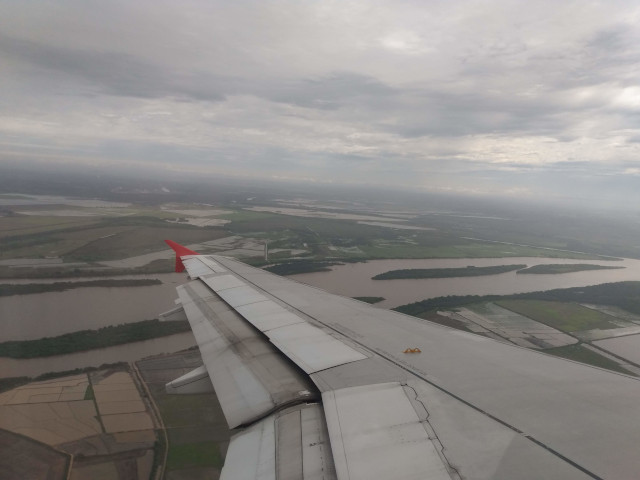
//> input picture unidade1/aviao_3.jpg, 640 x 480 px
$ ./1 ../aviao_3.jpg 100   (built with g++ and OpenCV 4)
//> lines starting //> are read from the running program, lines starting //| are printed output that depends on the picture
/***********************************************************************************************/
/******* PROGRAMA PARA REALIZAR SUAVIZAÇÃO SELETIVA DE IMAGENS BASEADO DETECÇÃO DE BORDA *******/
/* O PROGRAMA APLICA UMA SUAVIZAÇÃO FORTE NOS PIXEIS QUE NÃO CLASSIFICADOS COMO PIXEL DE BORDA */
/* E UMA SUAVIZAÇÃO SUAVE CASO CONTRARIO */
/***********************************************************************************************/
#include <string>
#include <opencv2/opencv.hpp>

// using namespace cv;
using namespace std;

#define MEDIA_SIZE 10.0

void convFilter(const cv::Mat &src, cv::Mat &dest, const cv::Mat &mask);
void selectiveFiltering(const cv::Mat &src, cv::Mat &dest, const float &edge_threshold = 200);

int main(int argc, char **argv)
{
    cv::Mat img, result;
    float edge_threshold;

    if(argc != 3)
    {
        std::cout << "Quando de argumentos inferior ao esperado\n";
        std::cout << "Entrada esperada:\n";
        std::cout << "./q1 imagem_path edge_threshold\n";
        return -1;
    }

    edge_threshold = fabs(std::stof(argv[2]));

    img = cv::imread(argv[1], CV_LOAD_IMAGE_GRAYSCALE);
//> img: 480 rows x 640 cols, CV_8UC1; min 17, max 251, mean 136.7
    if (!img.data)
    {
        std::cerr << "Erro ao carregar imagem\n";
        return -1;
    }

    std::cout << "Aplicando o filtro...\n";
    selectiveFiltering(img, result, edge_threshold);
//> the loop in convFilter, `for (int y = mask.rows / 2; y < (src.rows - mask.rows / 2); y++)` made 478 passes
//> sum on passes 1 to 3: 214.9, 215.1, 215.4
//> after the loop in convFilter, `for (int y = mask.rows / 2; y < (src.rows - mask.rows / 2); y++)`: sum = 119.1
//> the loop in convFilter (call 2), `for (int y = mask.rows / 2; y < (src.rows - mask.rows / 2); y++)` made 478 passes
//> sum on passes 1 to 3: -646, -863, -864
//> after the loop in convFilter (call 2), `for (int y = mask.rows / 2; y < (src.rows - mask.rows / 2); y++)`:
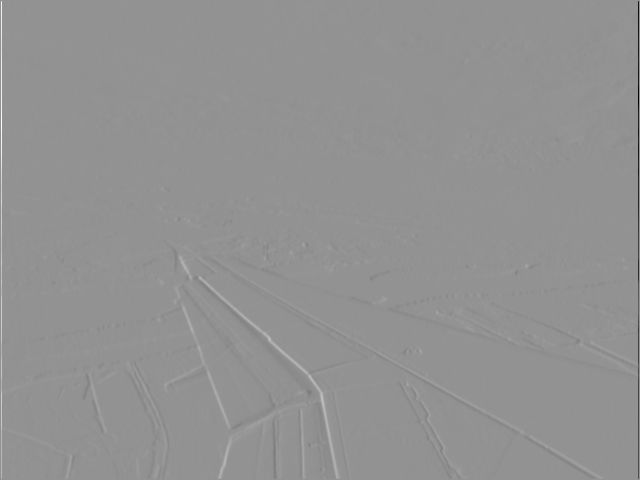
//> dest: 480 rows x 640 cols, CV_32FC1; min -994, max 736, mean 0.3; drawn with min black and max white
//> after the loop in convFilter (call 2), `for (int y = mask.rows / 2; y < (src.rows - mask.rows / 2); y++)`: sum = -357
//> the loop in convFilter (call 3), `for (int y = mask.rows / 2; y < (src.rows - mask.rows / 2); y++)` made 478 passes
//> sum on passes 1 to 3: -646, -1, -2
//> after the loop in convFilter (call 3), `for (int y = mask.rows / 2; y < (src.rows - mask.rows / 2); y++)`:
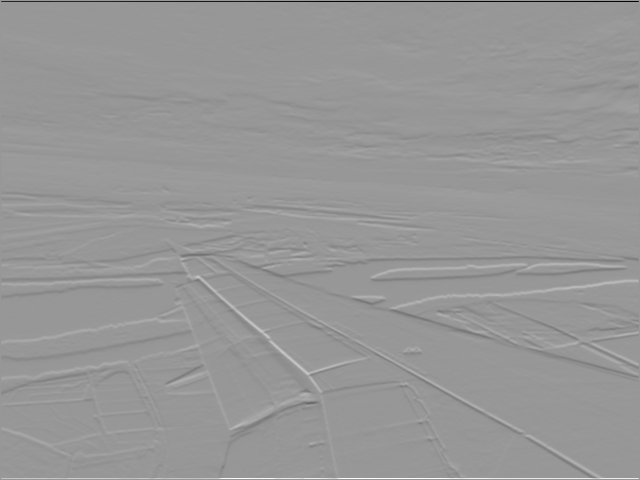
//> dest: 480 rows x 640 cols, CV_32FC1; min -863, max 592, mean 0.7; drawn with min black and max white
//> after the loop in convFilter (call 3), `for (int y = mask.rows / 2; y < (src.rows - mask.rows / 2); y++)`: sum = 357
//> in selectiveFiltering, `gy.convertTo(gy, CV_8U, 255.0 / 2040.0, 127.0);`:
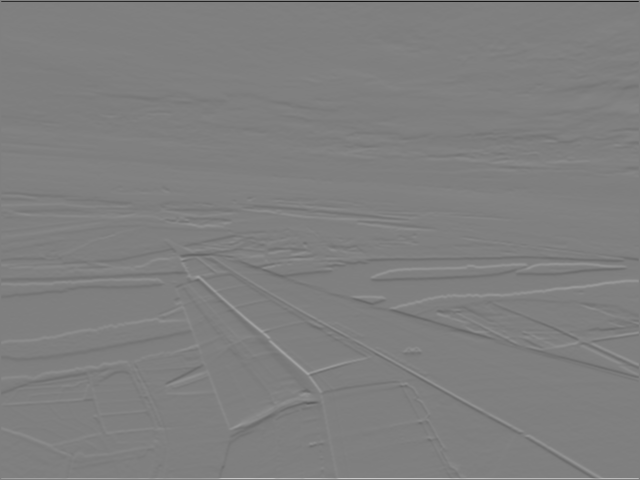
//> gy: 480 rows x 640 cols, CV_8UC1; min 19, max 201, mean 127.1
//> the loop in convFilter (call 4), `for (int y = mask.rows / 2; y < (src.rows - mask.rows / 2); y++)` made 470 passes
//> sum on passes 1 to 3: 194.5, 216.5, 217.3
//> after the loop in convFilter (call 4), `for (int y = mask.rows / 2; y < (src.rows - mask.rows / 2); y++)`:
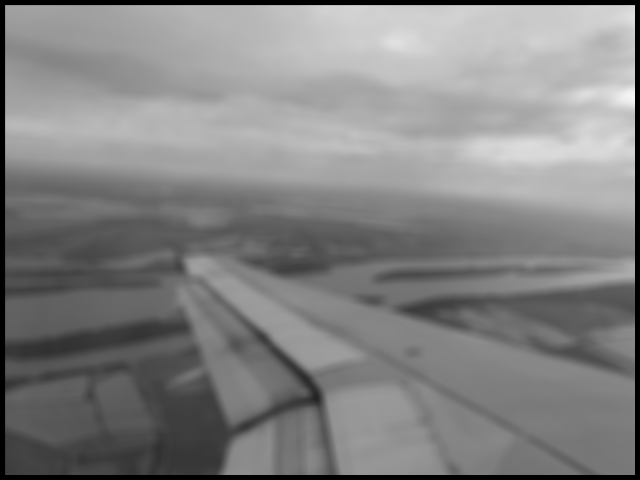
//> dest: 480 rows x 640 cols, CV_32FC1; min 0, max 244.2, mean 131.5
//> after the loop in convFilter (call 4), `for (int y = mask.rows / 2; y < (src.rows - mask.rows / 2); y++)`: sum = 119.8
    std::cout << "Filtragem concluida!\n";

    //trecho apenas para exibir e salvar as imagens
    cv::imshow("Entrada", img);
    cv::imshow("Saida", result);
    cv::imwrite("entrada_q1.png", img);
    cv::imwrite("saida_q1.png", result);

    cv::waitKey(0);
    return 0;
}

void selectiveFiltering(const cv::Mat &src, cv::Mat &dest, const float &edge_threshold)
{
    cv::Mat gx, gy, g_mod;
    cv::Mat mask, blurImg;
    float xSobel[] = {-1, 0, 1,
                      -2, 0, 2,
                      -1, 0,1};
    float ySobel[] = {1, 2, 1,
                      0, 0, 0,
                     -1, -2, -1};
    float kernel_media[(int)(MEDIA_SIZE * MEDIA_SIZE)];
    float kernel_gaussian[] = {1, 2, 1, 2, 4, 2, 1, 2, 1};

    /***********************************************/
    /*Aplicar suavização Gaussiana em toda a imagem*/
    /***********************************************/
    mask = cv::Mat(3, 3, CV_32F, kernel_gaussian) / 16.0;
    convFilter(src, dest, mask);
    dest.convertTo(dest, CV_8U);
    cv::imshow("Imagem suavizada levemente", dest);
    cv::imwrite("leve_suavizacao_q1.png", dest);
    /********************************/
    /*Calcular o gradiente da imagem*/
    /********************************/

    //gradiente na direção x ->(right)
    mask = cv::Mat(3, 3, CV_32F, xSobel);
    convFilter(dest, gx, mask);
    //gradiente na direção y (up)
    mask = cv::Mat(3, 3, CV_32F, ySobel);
    convFilter(dest, gy, mask);
    //modulo da matriz gradiente
    g_mod = gx.mul(gx) + gy.mul(gy);
    cv::sqrt(g_mod, g_mod);

    //Apenas para exibir a imagem do gradiente
    gx.convertTo(gx, CV_8U, 255.0 / 2040.0, 127.0);
    gy.convertTo(gy, CV_8U, 255.0 / 2040.0, 127.0);
    cv::imshow("Gx", gx);
    cv::imshow("Gy", gy);
    cv::imwrite("gx_q1.png",gx);
    cv::imwrite("gy_q1.png",gy);

    gx = cv::Mat();
    gy = cv::Mat();
    /******************/
    /*Suavização forte*/
    /******************/
    //criar o kernel
    for (uint i = 0; i < (MEDIA_SIZE * MEDIA_SIZE); i++)
        kernel_media[i] = 1.0 / (MEDIA_SIZE * MEDIA_SIZE);
    //aplicar o filtro de borramento
    mask = cv::Mat(MEDIA_SIZE, MEDIA_SIZE, CV_32F, kernel_media);
    convFilter(dest, blurImg, mask);
    blurImg.convertTo(blurImg, CV_8U);

    cv::imshow("Imagem Borrada", blurImg);
    cv::imwrite("borrada_q1.png", blurImg);
    /*********************************************************/
    /*Sobrepor a imagem borrada sobre as regioes de não borda*/
    /*********************************************************/
    for(uint16_t y = 0; y < src.size().height; y++)
    for(uint16_t x = 0; x < src.size().width; x++)
    {
        //se não for pixel de bordar: usar resultado da filtragem forte
        if(fabs(g_mod.at<float>(y,x)) < edge_threshold)
        {
            dest.at<uint8_t>(y,x) = blurImg.at<uint8_t>(y,x);
        }
    }

    /******************************************/
    /*Converte a imagem de destino para uin8_t*/
    /******************************************/
    dest.convertTo(dest, CV_8U);
}

void convFilter(const cv::Mat &src, cv::Mat &dest, const cv::Mat &mask)
{
    float sum;
    cv::Mat src_f;

    src.convertTo(src_f, CV_32F);
    dest = cv::Mat::zeros(src.size(), CV_32F);

    for (int y = mask.rows / 2; y < (src.rows - mask.rows / 2); y++)
        for (int x = mask.cols / 2; x < (src.cols - mask.cols / 2); x++)
        {
            sum = 0;
            for (int v = 0; v < mask.rows; v++)
                for (int u = 0; u < mask.cols; u++)
                {
                    sum += src_f.at<float>(y - mask.rows / 2 + v, x - mask.cols / 2 + u) * mask.at<float>(v, u);
                }
            dest.at<float>(y, x) = sum;
        }
}

$ run again, on unidade1/cafe.jpg
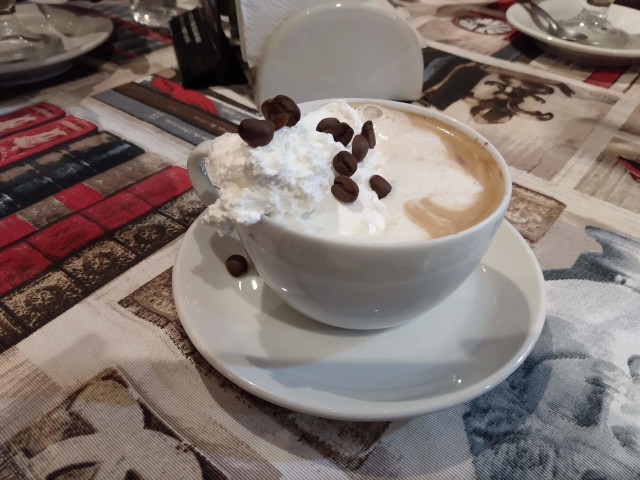
//> input picture unidade1/cafe.jpg, 640 x 480 px
//> the loop in convFilter, `for (int y = mask.rows / 2; y < (src.rows - mask.rows / 2); y++)` made 478 passes
//> sum on passes 1 to 3: 27.12, 25.06, 22.69
//> after the loop in convFilter, `for (int y = mask.rows / 2; y < (src.rows - mask.rows / 2); y++)`: sum = 100.9
//> the loop in convFilter (call 2), `for (int y = mask.rows / 2; y < (src.rows - mask.rows / 2); y++)` made 478 passes
//> sum on passes 1 to 3: -79, -100, -93
//> the loop in convFilter (call 3), `for (int y = mask.rows / 2; y < (src.rows - mask.rows / 2); y++)` made 478 passes
//> sum on passes 1 to 3: -75, 12, 9
//> after the loop in convFilter (call 3), `for (int y = mask.rows / 2; y < (src.rows - mask.rows / 2); y++)`:
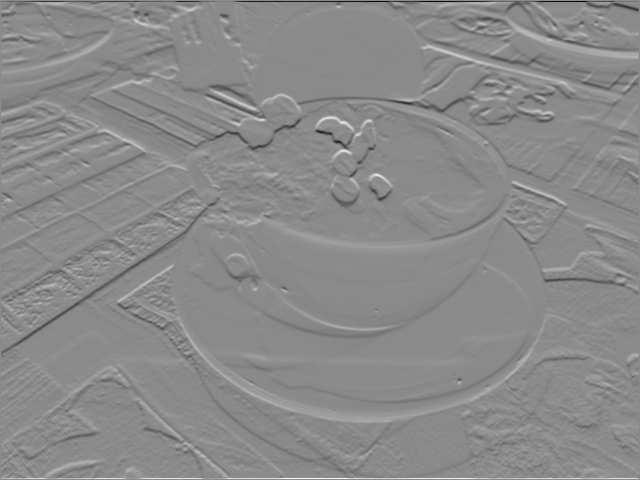
//> dest: 480 rows x 640 cols, CV_32FC1; min -758, max 638, mean 0.1; drawn with min black and max white
//> after the loop in convFilter (call 3), `for (int y = mask.rows / 2; y < (src.rows - mask.rows / 2); y++)`: sum = 288
//> after the loop in selectiveFiltering, `for(uint16_t y = 0; y < src.size().height; y++)`:
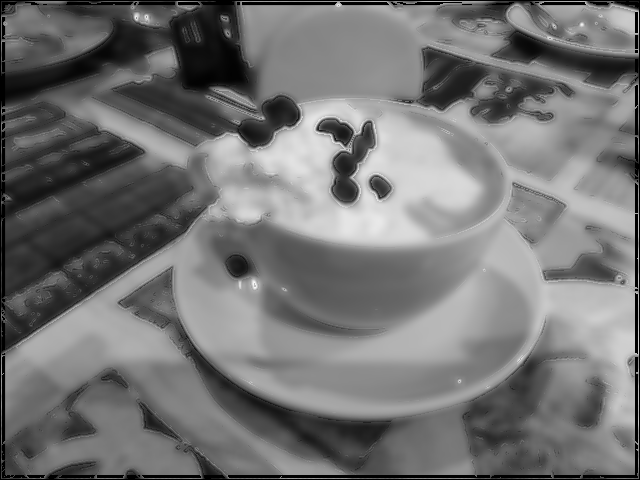
//> dest: 480 rows x 640 cols, CV_8UC1; min 0, max 247, mean 115.8

$ run again, on unidade1/varanda.jpg
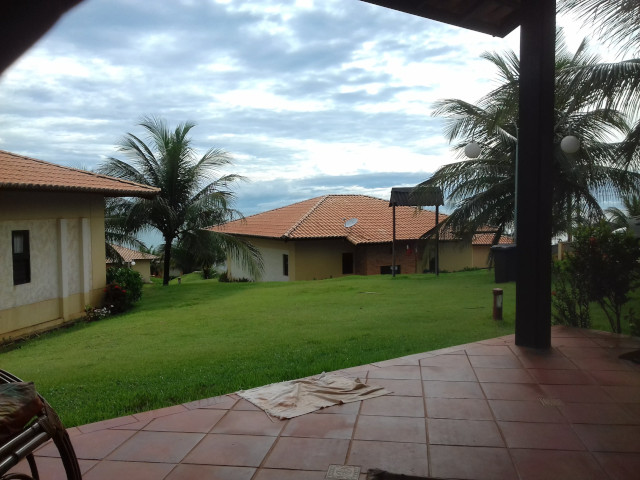
//> input picture unidade1/varanda.jpg, 640 x 480 px
//> the loop in convFilter, `for (int y = mask.rows / 2; y < (src.rows - mask.rows / 2); y++)` made 478 passes
//> sum on passes 1 to 3: 59.5, 67.94, 81.81
//> after the loop in convFilter, `for (int y = mask.rows / 2; y < (src.rows - mask.rows / 2); y++)`: sum = 33
//> the loop in convFilter (call 2), `for (int y = mask.rows / 2; y < (src.rows - mask.rows / 2); y++)` made 478 passes
//> sum on passes 1 to 3: -201, -288, -330
//> the loop in convFilter (call 3), `for (int y = mask.rows / 2; y < (src.rows - mask.rows / 2); y++)` made 478 passes
//> sum on passes 1 to 3: -205, -62, -42
//> after the loop in convFilter (call 3), `for (int y = mask.rows / 2; y < (src.rows - mask.rows / 2); y++)`:
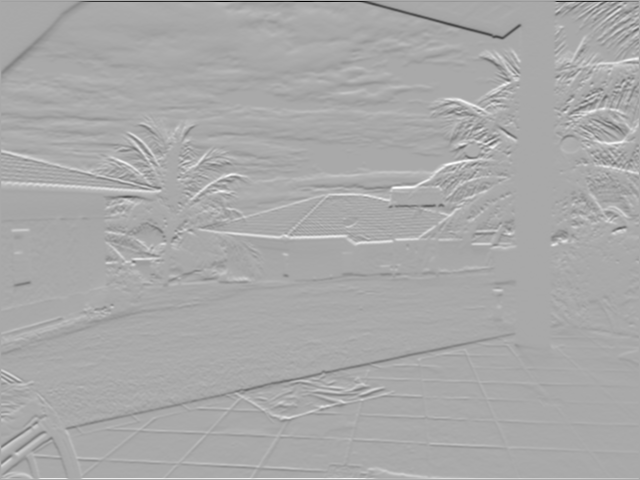
//> dest: 480 rows x 640 cols, CV_32FC1; min -1019, max 517, mean 0.5; drawn with min black and max white
//> after the loop in convFilter (call 3), `for (int y = mask.rows / 2; y < (src.rows - mask.rows / 2); y++)`: sum = 103
//> after the loop in selectiveFiltering, `for(uint16_t y = 0; y < src.size().height; y++)`:
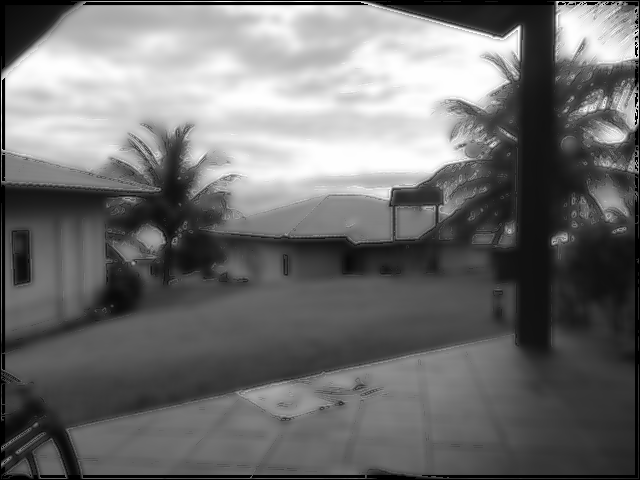
//> dest: 480 rows x 640 cols, CV_8UC1; min 0, max 255, mean 111.8
